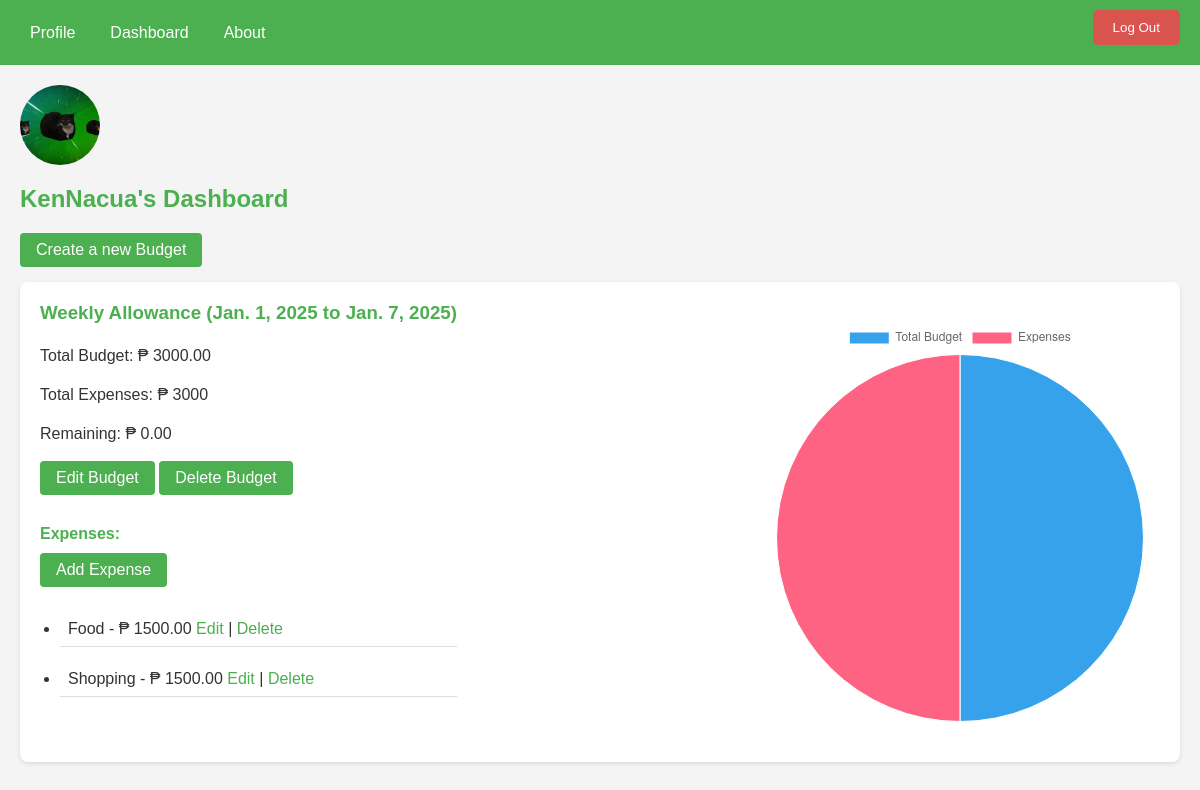
/dashboard/ (signed in), run on an earlier commit of the app's database.
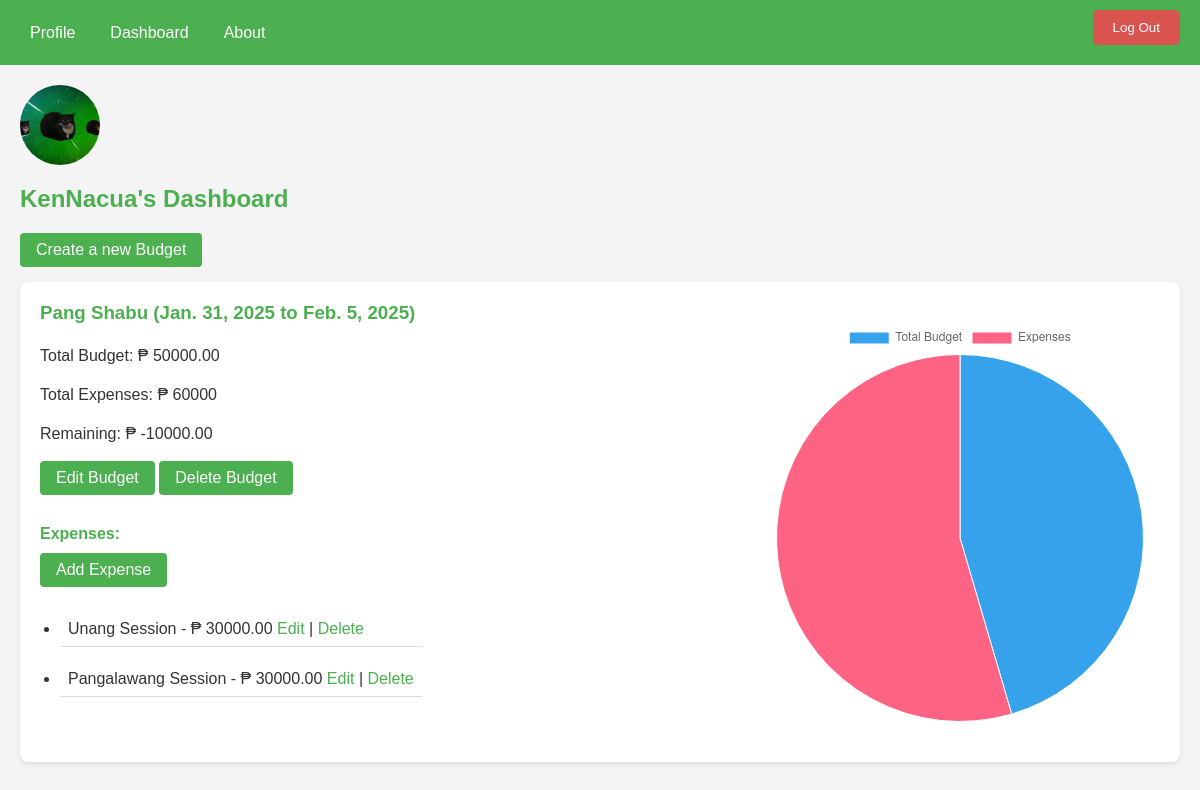
And on a later commit of the database.
### app/models.py (models this page shows, shortened)
class Profile(models.Model):
    user = models.OneToOneField(User, on_delete=models.CASCADE)
    image = models.ImageField(default='default.jpg', upload_to='profile_pics')

class Budget(models.Model):
    user = models.ForeignKey(User, on_delete=models.CASCADE, related_name="budgets")
    name = models.CharField(max_length=100)
    total_amount = models.DecimalField(max_digits=10, decimal_places=2)
    start_date = models.DateField()
    end_date = models.DateField()
    def total_expenses(self):
        return self.expenses.aggregate(models.Sum('amount'))['amount__sum'] or 0
    def remaining_budget(self):
        return self.total_amount - self.total_expenses()

class Expense(models.Model):
    budget = models.ForeignKey(Budget, on_delete=models.CASCADE, related_name="expenses")
    description = models.CharField(max_length=200)
    amount = models.DecimalField(max_digits=10, decimal_places=2)
    date = models.DateField(auto_now_add=True)
    category = models.ForeignKey(ExpenseCategory, on_delete=models.SET_NULL, null=True, blank=True)

### app/views.py (the view)
# urls.py: path('dashboard/', views.dashboard, name='dashboard'),
@login_required
def dashboard(request):
    budgets = Budget.objects.filter(user=request.user)
    category_filter = request.GET.get('category')
    date_filter = request.GET.get('start_date')
    if category_filter:
        budgets = budgets.filter(expenses__category__name=category_filter)
    if date_filter:
        budgets = budgets.filter(start_date__gte=date_filter)
    return render(request, 'app/dashboard.html', {'budgets': budgets})

### app/templates/app/dashboard.html (shortened to what this page needs)
{% load static %}
<head>
    <link rel="stylesheet" href="{% static 'css/dashboard.css' %}">
</head>
{% include 'app/navbar.html' %}
{% block content %}
<div class="container">
    <div class="media">
         <img class="rounded-circle account-img" src="{{ user.profile.image.url }}">
         <h2>{{user.username}}'s Dashboard</h2>
    </div>
    <a href="{% url 'create_budget' %}" class="btn">Create a new Budget</a>
    <div>
        {% for budget in budgets %}
        <div class="card">
            <div class="card-body">
                <div class="card-details">
                    <h3>{{ budget.name }} ({{ budget.start_date }} to {{ budget.end_date }})</h3>
                    <p>Total Budget: ₱ {{ budget.total_amount }}</p>
                    <p>Total Expenses: ₱ {{ budget.total_expenses }}</p>
                    <p>Remaining: ₱ {{ budget.remaining_budget }}</p>
                    <a href="{% url 'edit_budget' budget.id %}" class="btn">Edit Budget</a>
                    <a href="{% url 'delete_budget' budget.id %}" class="btn" onclick="return confirm('Are you sure you want to delete this budget?')">Delete Budget</a>
                    <h4>Expenses:</h4>
                    <a href="{% url 'add_expense' budget.id %}" class="btn">Add Expense</a>
                    <ul>
                        {% for expense in budget.expenses.all %}
                        <li>
                            {{ expense.description }} - ₱ {{ expense.amount }}
                            <a href="{% url 'edit_expense' expense.id %}">Edit</a> |
                            <a href="{% url 'delete_expense' expense.id %}" onclick="return confirm('Are you sure you want to delete this expense?')">Delete</a>
                        </li>
                        {% endfor %}
                    </ul>
                </div>
                <div class="card-chart">
                    <canvas id="expenseChart{{ budget.id }}" width="400" height="200"></canvas>
                    <script>
                        var ctx = document.getElementById('expenseChart{{ budget.id }}').getContext('2d');
                        var chart = new Chart(ctx, {
                            type: 'pie',
                            data: {
                                labels: ['Total Budget', 'Expenses'],
                                datasets: [{
                                    label: 'Budget vs Expenses',
                                    data: [{{ budget.total_amount }}, {{ budget.total_expenses }}],
                                    backgroundColor: ['#36A2EB', '#FF6384'],
                                    borderColor: ['#FFFFFF', '#FFFFFF'],
                                    borderWidth: 1
                                }]
                            }
                        });
                    </script>
                </div>
            </div>
        </div>
        {% endfor %}
    </div>
</div>
{% endblock %}

### app/templates/app/navbar.html (shortened to what this page needs)
<header>
    <div class="nav-links">
        <a href="{% url 'profile' %}">Profile</a>
         <a href="{% url 'dashboard' %}">Dashboard</a>
        <a href="{% url 'about' %}">About</a>
    </div>
    <button class="btn logout-btn" id="logoutBtn">Log Out</button>
</header>

### static/css/dashboard.css (style rules this page uses)
.account-img { width: 80px; height: 80px; object-fit: cover; border-radius: 50%; margin-right: 20px; }
h2, h3, h4 { color: #4CAF50; margin-bottom: 20px; margin-top: 0px; }
.container { max-width: 1200px; margin: 0 auto; padding: 20px; margin-top: 0px; }
.card { background-color: white; border-radius: 8px; box-shadow: 0 2px 4px rgba(0, 0, 0, 0.1); padding: 20px; margin-bottom: 20px; }
.card-body { display: flex; flex-wrap: wrap; justify-content: space-between; }
.card-details { margin-bottom: 30px; }
.card-chart { flex-basis: 400px; max-width: 100%; display: flex; justify-content: center; }
button, .btn { background-color: #4CAF50; color: white; padding: 8px 16px; border: none; border-radius: 4px; cursor: pointer; display: inline-block; margin-bottom: 10px; max-width: 200px; width: auto; text-align: center; }
a.btn { display: inline-block; margin-bottom: 15px; }
ul { margin-top: 10px; }
p { margin-bottom: 15px; line-height: 1.5; }
ul li { padding: 8px; margin-bottom: 15px; border-bottom: 1px solid #ddd; }
ul li a { color: #4CAF50; text-decoration: none; }
a { color: #4CAF50; text-decoration: none; }
canvas { margin-top: 20px; }
.card-body h4 { margin-top: 15px; margin-bottom: 10px; }
.card-body ul { margin-top: 10px; padding-left: 20px; }
h4 { margin-top: 20px; margin-bottom: 10px; }
h2 { margin-top: 20px }

### app/templates/app/navbar.html (style rules this page uses)
* { margin: 0; padding: 0; box-sizing: border-box; }
header { display: flex; justify-content: space-between; align-items: center; padding: 10px 20px; background-color: #4CAF50; }
.nav-links { display: flex; gap: 15px; }
.nav-links a { text-decoration: none; color: white; padding: 10px; transition: background-color 0.3s; }
.logout-btn { background-color: #d9534f; color: white; padding: 10px 20px; border: none; border-radius: 5px; cursor: pointer; transition: background-color 0.3s; margin-left: auto; }
.logout-btn { background-color: #d9534f; color: white; padding: 10px 20px; border: none; border-radius: 5px; cursor: pointer; transition: background-color 0.3s; }

What changed in the data, as far as the page shows it:
removed Budget: name "Weekly Allowance", start_date "Jan. 1, 2025", end_date "Jan. 7, 2025", total_amount "3000.00", total_expenses "3000", remaining_budget "0.00"
removed Expense: description "Food", amount "1500.00", shown under "Weekly Allowance"
removed Expense: description "Shopping", amount "1500.00", shown under "Weekly Allowance"
added Budget: name "Pang Shabu", start_date "Jan. 31, 2025", end_date "Feb. 5, 2025", total_amount "50000.00", total_expenses "60000", remaining_budget "-10000.00"
added Expense: description "Unang Session", amount "30000.00", shown under "Pang Shabu"
added Expense: description "Pangalawang Session", amount "30000.00", shown under "Pang Shabu"
